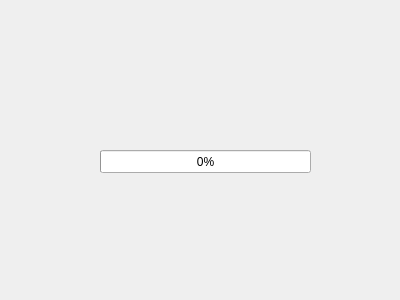
<?xml version="1.0" encoding="UTF-8"?>
<ui version="4.0">
 <class>Widget</class>
 <widget class="QWidget" name="Widget">
  <property name="geometry">
   <rect>
    <x>0</x>
    <y>0</y>
    <width>400</width>
    <height>300</height>
   </rect>
  </property>
  <property name="windowTitle">
   <string>Widget</string>
  </property>
  <widget class="QProgressBar" name="progressBar">
   <property name="geometry">
    <rect>
     <x>100</x>
     <y>150</y>
     <width>211</width>
     <height>23</height>
    </rect>
   </property>
   <property name="value">
    <number>0</number>
   </property>
  </widget>
  <widget class="QLabel" name="label">
   <property name="geometry">
    <rect>
     <x>170</x>
     <y>90</y>
     <width>59</width>
     <height>15</height>
    </rect>
   </property>
   <property name="text">
    <string/>
   </property>
  </widget>
 </widget>
 <layoutdefault spacing="6" margin="11"/>
 <resources/>
 <connections/>
</ui>
